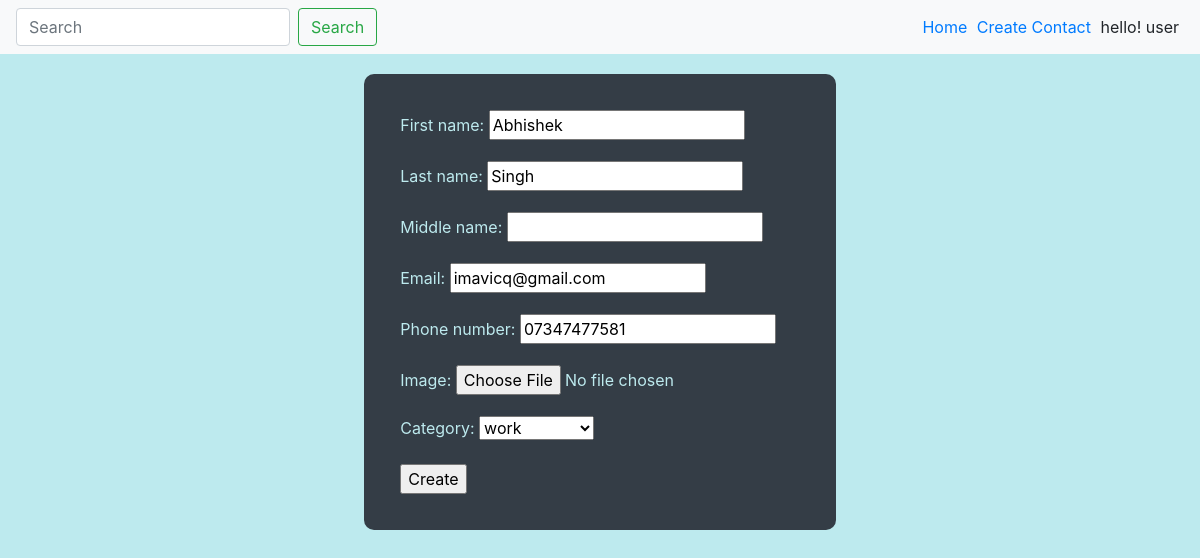
Page /update/3 on the committed database.
### contacts/models.py (models this page shows, shortened)
class Contact(models.Model):
    first_name = models.CharField(max_length=100)
    last_name = models.CharField(max_length = 100)
    middle_name =models.CharField(max_length = 100, blank=True)
    email = models.EmailField()
    phone_number = models.CharField(max_length=100)
    image = models.ImageField(blank=True)
    category = models.ForeignKey(Category, on_delete=models.CASCADE)

### contacts/views.py (the view, shortened to what this page needs)
# urls.py: path('update/<int:id>',update_contact,name='update' ),
def update_contact(request, id):
    contact = Contact.objects.get(id=id)
    form = ContactForm(instance=contact)
    return render(request, 'contacts/contact_update.html', context={'form':form})

### contacts/froms.py
class ContactForm(forms.ModelForm):
    class Meta:
        model = Contact
        fields = ['first_name', 'last_name', 'middle_name', 'email', 'phone_number', 'image', 'category',]

### contacts/models.py (called while the page is built)
    def __str__(self):
        return self.name

### contacts/templates/contacts/contact_update.html (shortened to what this page needs)
{% extends 'contacts/base.html' %}
{% block content %}
<div class='create-contact'>
    <div class="contact-box">
        <form method = 'POST'>
            {{form.as_p}}
    <input type="submit" value="Create">
        </form>
    </div>
</div>
{% endblock %}

### contacts/static/contacts/base.css (style rules this page uses)
body { margin: 0; padding: 0; background-color:#bdeaee; }
.create-contact { display: flex; align-items: center; justify-content: center; }
.contact-box { margin-top: 20px; background-color: #343d46; padding: 3%; color: #bdeaee; border-radius: 10px; }

### rows in the picture
Contact: first_name "Abhishek", last_name "Singh", email "imavicq@gmail.com", phone_number "07347477581"
